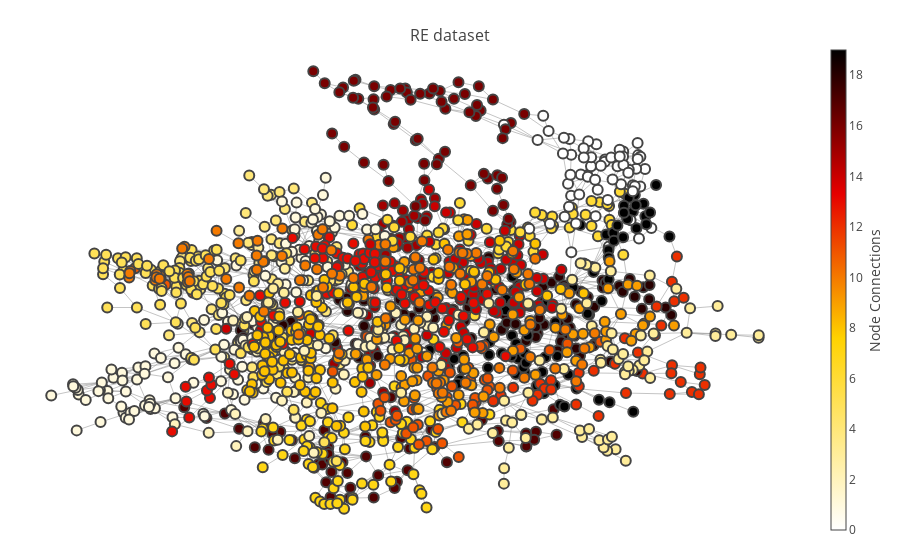

Write notebook code for a chart like this one.
### Code cell
fig = go.Figure(data=[edge_trace, node_trace],
             layout=go.Layout(
                title='<br>RE dataset',
                titlefont=dict(size=16),
                showlegend=False,
                hovermode='closest',
                margin=dict(b=20,l=5,r=5,t=40),
                annotations=[ dict(
                    text="",
                    showarrow=False,
                    xref="paper", yref="paper",
                    x=0.005, y=-0.002 ) ],
                xaxis=dict(showgrid=False, zeroline=False, showticklabels=False),
                yaxis=dict(showgrid=False, zeroline=False, showticklabels=False)))

iplot(fig)

### Figure 1 — Plotly figure (JSON) as saved in the notebook; plotly's stock layout.template omitted (floating-point values rounded to 4 significant figures; data arrays with more than 128 entries replaced by an {"elided": "..."} marker saying what was removed)
{"data": [{"hoverinfo": "none", "line": {"color": "#888", "width": 0.5}, "mode": "lines", "type": "scatter", "uid": "02daaa42-5b8c-46e3-9c13-7ca9cb311ba5", "x": {"elided": "6468 float values"}, "y": {"elided": "6468 float values"}}, {"hoverinfo": "text", "marker": {"color": {"elided": "1494 int values"}, "colorbar": {"thickness": 15, "title": {"side": "right", "text": "Node Connections"}, "xanchor": "left"}, "colorscale": "Hot", "line": {"width": 2}, "reversescale": true, "showscale": true, "size": 10}, "mode": "markers", "text": {"elided": "1494 str values"}, "type": "scatter", "uid": "747f85c0-97fb-4fd4-89df-27ee968e540c", "x": {"elided": "1494 float values"}, "y": {"elided": "1494 float values"}}], "layout": {"annotations": [{"showarrow": false, "text": "", "x": 0.005, "xref": "paper", "y": -0.002, "yref": "paper"}], "hovermode": "closest", "margin": {"b": 20, "l": 5, "r": 5, "t": 40}, "showlegend": false, "title": {"font": {"size": 16}, "text": "<br>RE dataset"}, "xaxis": {"showgrid": false, "showticklabels": false, "zeroline": false}, "yaxis": {"showgrid": false, "showticklabels": false, "zeroline": false}}}
